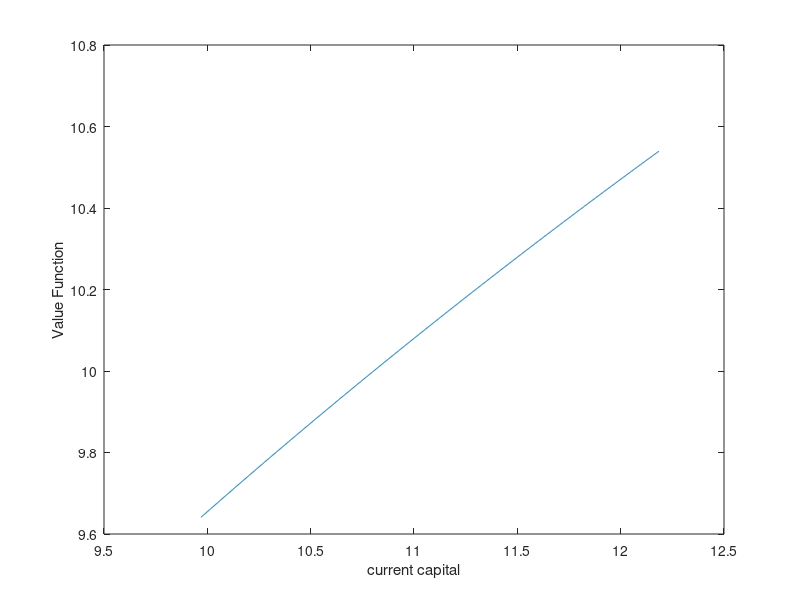
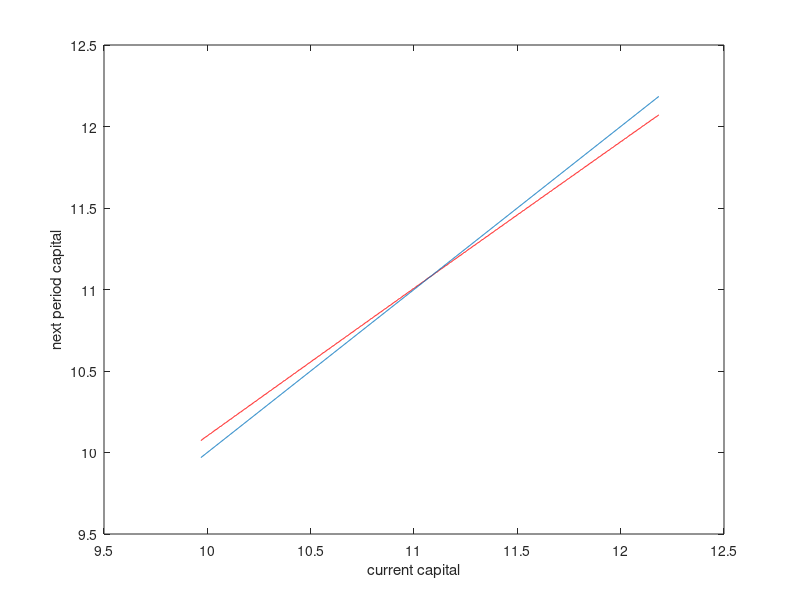
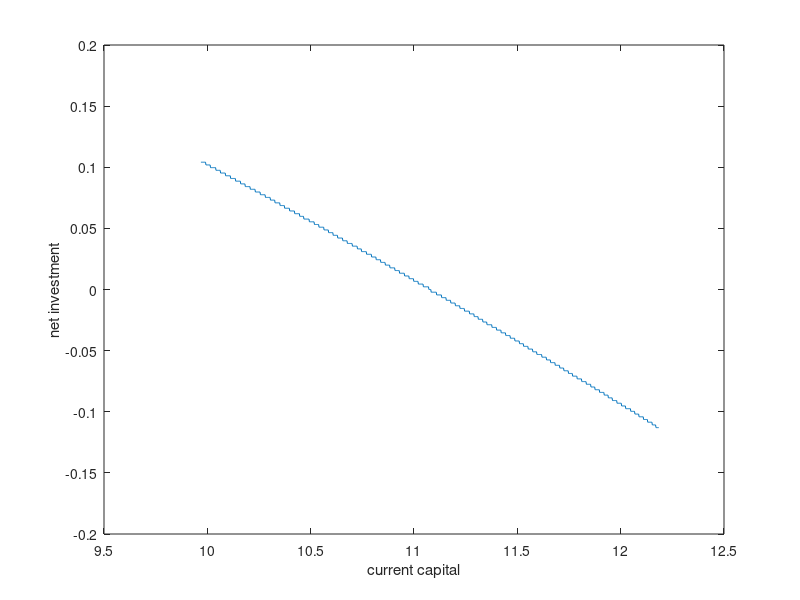
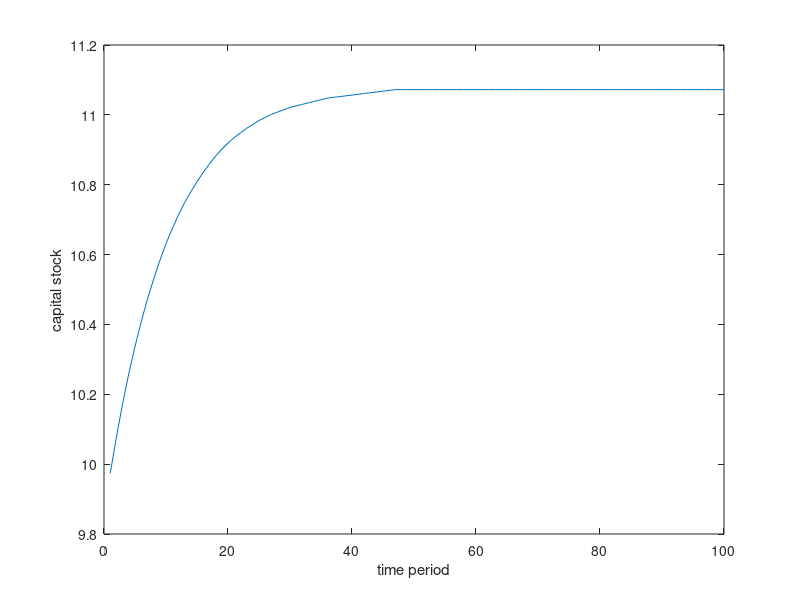

MATLAB code to generate these figures, in order:
% ORIGINAL FILE
% r cooper 
% January 1997, modified 5/21/2001, 10/29/02
% value function iteration for
% simple non-stochastic growth model

% MODIFIED by N Guner 1/17/2005
% MODIFIED AGAIN by P Grieco 11/24/2010

clear all;% this clears variables from the workspace

% here grow.out is a diary which records aspects of the program
delete grow.out
diary grow.out;  % this records the output to the screen

% Section 1: Functional Forms

% the model is the simple growth model  
% preferences: u(c)=c to the power of (1-sigma) over (1-sigma)
% beta is the discount factor
% delta is the rate of capital depreciation
% the production function is: k to the power of alpha

% Section 2
% Basic Parameters

     sigma=1;
     beta=.9;
     alpha=.75;
     delta=0.3;

%%
% Section 3: Spaces
% here you need to specify the space that the capital stock lives in
% you must make an educated guess here so that the capital stock space
% includes the steady state
% input the size of the state space
% this will be the number of points in the grid

N=1000;

% determine the steady state capital stock 
% so here Kstar is something we solved for analytically

Kstar=(((1/(alpha*beta))-((1-delta)/alpha)))^(1/(alpha-1))

% put in bounds here for the capital stock space
% you may want to adjust these bounds 

Klo=Kstar*.9;
Khi=Kstar*1.1;
step=(Khi-Klo)/N;

% now construct the state space using the step starting with Klo and
% ending with Khi.  by construction, the state space includes Kstar

% now create the state space as a row vector
% look up this stuff in matlab so you know how to create vectors, matrices etc.

K=Klo:step:Khi;


% n is the true length of the state space

n=length(K);

%%
% Section 4: PREP FOR VALUE FUNCTION ITERATION
% this section has two parts. first we obtain an initial guess of the value
% function from the single period problem. 
% Second we start the value function iteration routine.
% some initial matrices

% From the production function, Kalpha is the vector of output levels

Kalpha=K.^alpha;
disp(['The dimensions of Kalpha are ' num2str(size(Kalpha)) ])
% ytot is then total output available

ytot=Kalpha+(1-delta)*K; 

% create a column of n ones 

colones=ones(n,1);

% create an nxn matrix here
% Could also use repmat...
s = colones*ytot;

% now take the transpose

S=s';

% each column of S is ytot
% we created all of this so we can work with matrices and avoid loops

% first guess of the value function

% here describe the level of utility associated with each element of the
% matrix S.  we use this below as our first guess for the dynamic programming
% problem.

% that is this is our initial guess on V

if sigma==1
V=log(S);
else
V=S.^(1-sigma)/(1-sigma);
end
disp(['The dimensions of initial V are ' num2str(size(V)) ])
Vcol1=V(:,1); 

% calculate investment here; I plays the role of the future capital stock
% this isn't great notation so be careful here....

rowones= colones';
% so I here is matrix where each column is K
I = K'*rowones;
% here J is a matrix where each row is K
J= colones*K;

% consumption: the flow of output plus undepreciated capital less investment
% you may want to work this out to see that it is correct using the matrices

C = (J.^alpha)-I +(1-delta)*J ;
%ct=(J.^alpha) +(1-delta)*J ;
%ctcol1=ct(:,1);
%Icol1=I(:,1);
%Ccol1=C(:,1);
%Ccollast=C(:,n);

% current utility, current state as cols, future capital as rows
if sigma==1
U=log(C);
else
U=(C.^(1-sigma))/(1-sigma);
end


% create the first iterate of the payoffs to the dynamic problem
% using the U just constructed and V as described above
% If I am going from state "J" to state "I" I get U utility today
% then my continutation utility (guess) is V, which depends only on
% Where I go, (state "I"). 
r = U + beta*V ;

% Here's what optimization over a discrete set of choices (which state to 
% go to) looks like: it is a column max so that we are effectively choosing next periods
% capital for each value of today's capital

V=max(r);
%Now V is just a vector, we'll need to replicate it to carry out the 
%next iteration...
disp(['The dimensions of V are ' num2str(size(V)) ])
Vrow1=V(1,:); 


% Iterations: using this first guess at V iterate 

T=300;

%here we set our tolerance for convergence; 
%play with this to see how the results depend on tolerance

toler=1e-6;

% now keep doing the code from above as we loop and loop and..

% here T is the maximal number of iterations

%%
%%SECTION 5: VALUE FUNCTION ITERATION
for j=1:T
% use the last iteration to create a matrix of future values
% where the future capital stock is a row

% work carefully through these matrices!


% use the guess on V here to construct the matrix of continuation payoffs
q = repmat(V',1,n);
%Anothe way of doing the same thing...
%w=ones(n,1)*V;
%q=w';

% R are the choice-specific continuation values given V...

r = U + beta*q ;

% CHECK HOW r looks like

% subplot(2,1,2)
% plot(K,r(:,1))
% subplot(2,1,2)
% plot(K,r(:,50))

%The optimization to get a new candidate for v
v=max(r);

%  now calculate the difference between the last (V) and current (v)
% guesses of the value functions

diff=sum((abs(V-v))) ;
diffnorm=norm(V-v);
result=[j,diff,diffnorm] ;
disp(result)

% test for diff significant difference

if abs(diff) <= toler
   break
else

% so here if the diff exceeds the tolerance, then do a replacement
% and go back to the top of the loop
     V=v;
 end
end

disp('  convergence achieved  ')


%%
%SECTION 6: Output...

%CHECK how v looks like
figure(1) 
plot(K,V)
xlabel('current capital')
ylabel('Value Function')
%disp('  Current capital ')
%disp(K) 
%disp('  Value function  ')
%disp(V)

% now that the program has converged.  You will have 
% the vector of values explicity: this is v.
% in addition, you want to know the policy vector
% use the max operator (check the Matlab book) to figure out which row was chosen for each
% level of the capital stock

[R,m]=max(r); 

% now build a vector for future capital using the m-vector.
Kprime=K(m);



figure(2)
plot(K,Kprime,'r');
hold on;
plot(K,K);% so now we have a nice 45 degree line
xlabel('current capital')
ylabel('next period capital')
%legend('policy function','current capital',0)

% use this plot to look for steady state and investment patterns
figure(3)
plot(K,Kprime-K)
xlabel('current capital')
ylabel('net investment')
% this command will plot the index of the policy function
%plot(m); % 

% simulation of transition dynamics

   P=100; % arbitrary length for transition path
   capind=ones(1,P);
   captran=ones(1,P);
   capind(1)=(3); % arbitrary starting point in terms of the index
   captran(1)= K(capind(1));
   
   for t=2:P
   capind(t)=(m(capind(t-1)));% so follow evolution in index space   
   captran(t)=K(capind(t)); % follow evoluation in capital space
	end
figure(4)    
plot(captran)
xlabel('time period')
ylabel('capital stock')
%disp ('captran')
%disp (captran) 
%disp ('capind  ')
%disp (capind)

  disp('the program has now ended')
